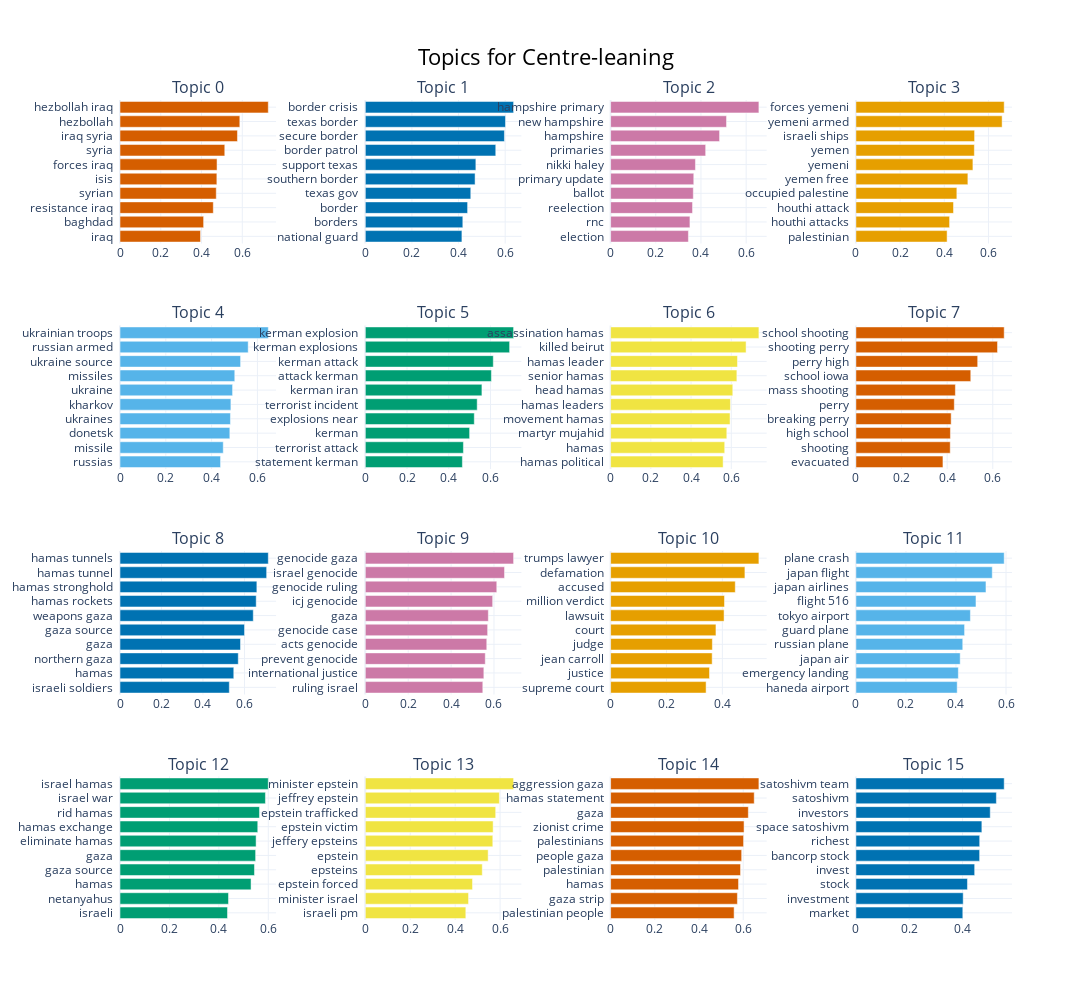

The notebook cell saved with this chart:
### Code cell
topic_model.visualize_barchart(top_n_topics = 16, n_words = 20, title = "Topics for Centre-leaning", height = 250, width = 350)

### Figure 1 — Plotly figure (JSON) as saved in the notebook; plotly's stock layout.template omitted (floating-point values rounded to 4 significant figures)
{"data": [{"marker": {"color": "#D55E00"}, "orientation": "h", "type": "bar", "x": [0.3951, 0.4103, 0.4578, 0.4723, 0.4753, 0.4761, 0.5141, 0.5763, 0.5879, 0.7276], "xaxis": "x", "y": ["iraq  ", "baghdad  ", "resistance iraq  ", "syrian  ", "isis  ", "forces iraq  ", "syria  ", "iraq syria  ", "hezbollah  ", "hezbollah iraq  "], "yaxis": "y"}, {"marker": {"color": "#0072B2"}, "orientation": "h", "type": "bar", "x": [0.4144, 0.4183, 0.4388, 0.4524, 0.4709, 0.4743, 0.5596, 0.5968, 0.6014, 0.6361], "xaxis": "x2", "y": ["national guard  ", "borders  ", "border  ", "texas gov  ", "southern border  ", "support texas  ", "border patrol  ", "secure border  ", "texas border  ", "border crisis  "], "yaxis": "y2"}, {"marker": {"color": "#CC79A7"}, "orientation": "h", "type": "bar", "x": [0.3444, 0.3512, 0.3627, 0.3662, 0.3682, 0.3755, 0.4209, 0.4824, 0.5132, 0.6565], "xaxis": "x3", "y": ["election  ", "rnc  ", "reelection  ", "ballot  ", "primary update  ", "nikki haley  ", "primaries  ", "hampshire  ", "new hampshire  ", "hampshire primary  "], "yaxis": "y3"}, {"marker": {"color": "#E69F00"}, "orientation": "h", "type": "bar", "x": [0.4128, 0.4241, 0.4418, 0.457, 0.5069, 0.5296, 0.5362, 0.5373, 0.6619, 0.6713], "xaxis": "x4", "y": ["palestinian  ", "houthi attacks  ", "houthi attack  ", "occupied palestine  ", "yemen free  ", "yemeni  ", "yemen  ", "israeli ships  ", "yemeni armed  ", "forces yemeni  "], "yaxis": "y4"}, {"marker": {"color": "#56B4E9"}, "orientation": "h", "type": "bar", "x": [0.4391, 0.4508, 0.4796, 0.4823, 0.4842, 0.4915, 0.5012, 0.5265, 0.5597, 0.6475], "xaxis": "x5", "y": ["russias  ", "missile  ", "donetsk  ", "ukraines  ", "kharkov  ", "ukraine  ", "missiles  ", "ukraine source  ", "russian armed  ", "ukrainian troops  "], "yaxis": "y5"}, {"marker": {"color": "#009E73"}, "orientation": "h", "type": "bar", "x": [0.4653, 0.4702, 0.4999, 0.5224, 0.5362, 0.5589, 0.6043, 0.6134, 0.6915, 0.7107], "xaxis": "x6", "y": ["statement kerman  ", "terrorist attack  ", "kerman  ", "explosions near  ", "terrorist incident  ", "kerman iran  ", "attack kerman  ", "kerman attack  ", "kerman explosions  ", "kerman explosion  "], "yaxis": "y6"}, {"marker": {"color": "#F0E442"}, "orientation": "h", "type": "bar", "x": [0.5595, 0.5674, 0.5778, 0.5939, 0.5958, 0.6075, 0.6278, 0.6309, 0.6736, 0.7373], "xaxis": "x7", "y": ["hamas political  ", "hamas  ", "martyr mujahid  ", "movement hamas  ", "hamas leaders  ", "head hamas  ", "senior hamas  ", "hamas leader  ", "killed beirut  ", "assassination hamas  "], "yaxis": "y7"}, {"marker": {"color": "#D55E00"}, "orientation": "h", "type": "bar", "x": [0.3816, 0.4135, 0.4144, 0.4177, 0.4314, 0.4361, 0.5036, 0.5339, 0.6209, 0.6501], "xaxis": "x8", "y": ["evacuated  ", "shooting  ", "high school  ", "breaking perry  ", "perry  ", "mass shooting  ", "school iowa  ", "perry high  ", "shooting perry  ", "school shooting  "], "yaxis": "y8"}, {"marker": {"color": "#0072B2"}, "orientation": "h", "type": "bar", "x": [0.527, 0.5485, 0.5702, 0.581, 0.6003, 0.6426, 0.6567, 0.6598, 0.707, 0.7149], "xaxis": "x9", "y": ["israeli soldiers  ", "hamas  ", "northern gaza  ", "gaza  ", "gaza source  ", "weapons gaza  ", "hamas rockets  ", "hamas stronghold  ", "hamas tunnel  ", "hamas tunnels  "], "yaxis": "y9"}, {"marker": {"color": "#CC79A7"}, "orientation": "h", "type": "bar", "x": [0.5478, 0.5527, 0.5593, 0.5663, 0.5704, 0.5736, 0.5938, 0.613, 0.6491, 0.6914], "xaxis": "x10", "y": ["ruling israel  ", "international justice  ", "prevent genocide  ", "acts genocide  ", "genocide case  ", "gaza  ", "icj genocide  ", "genocide ruling  ", "israel genocide  ", "genocide gaza  "], "yaxis": "y10"}, {"marker": {"color": "#E69F00"}, "orientation": "h", "type": "bar", "x": [0.3418, 0.354, 0.3635, 0.3642, 0.377, 0.4061, 0.4076, 0.4462, 0.4807, 0.5307], "xaxis": "x11", "y": ["supreme court  ", "justice  ", "jean carroll  ", "judge  ", "court  ", "lawsuit  ", "million verdict  ", "accused  ", "defamation  ", "trumps lawyer  "], "yaxis": "y11"}, {"marker": {"color": "#56B4E9"}, "orientation": "h", "type": "bar", "x": [0.4048, 0.4094, 0.4168, 0.427, 0.4344, 0.4576, 0.4799, 0.5198, 0.545, 0.5927], "xaxis": "x12", "y": ["haneda airport  ", "emergency landing  ", "japan air  ", "russian plane  ", "guard plane  ", "tokyo airport  ", "flight 516  ", "japan airlines  ", "japan flight  ", "plane crash  "], "yaxis": "y12"}, {"marker": {"color": "#009E73"}, "orientation": "h", "type": "bar", "x": [0.435, 0.439, 0.5302, 0.5441, 0.5488, 0.5507, 0.5574, 0.5644, 0.5884, 0.6], "xaxis": "x13", "y": ["israeli  ", "netanyahus  ", "hamas  ", "gaza source  ", "gaza  ", "eliminate hamas  ", "hamas exchange  ", "rid hamas  ", "israel war  ", "israel hamas  "], "yaxis": "y13"}, {"marker": {"color": "#F0E442"}, "orientation": "h", "type": "bar", "x": [0.4474, 0.4595, 0.4772, 0.5206, 0.5468, 0.5675, 0.569, 0.5803, 0.5967, 0.66], "xaxis": "x14", "y": ["israeli pm  ", "minister israel  ", "epstein forced  ", "epsteins  ", "epstein  ", "jeffery epsteins  ", "epstein victim  ", "epstein trafficked  ", "jeffrey epstein  ", "minister epstein  "], "yaxis": "y14"}, {"marker": {"color": "#D55E00"}, "orientation": "h", "type": "bar", "x": [0.5588, 0.5736, 0.5787, 0.5878, 0.5929, 0.6015, 0.6037, 0.6231, 0.6497, 0.6708], "xaxis": "x15", "y": ["palestinian people  ", "gaza strip  ", "hamas  ", "palestinian  ", "people gaza  ", "palestinians  ", "zionist crime  ", "gaza  ", "hamas statement  ", "aggression gaza  "], "yaxis": "y15"}, {"marker": {"color": "#0072B2"}, "orientation": "h", "type": "bar", "x": [0.4011, 0.4026, 0.4186, 0.4457, 0.4642, 0.4645, 0.4726, 0.5041, 0.5271, 0.5564], "xaxis": "x16", "y": ["market  ", "investment  ", "stock  ", "invest  ", "bancorp stock  ", "richest  ", "space satoshivm  ", "investors  ", "satoshivm  ", "satoshivm team  "], "yaxis": "y16"}], "layout": {"annotations": [{"font": {"size": 16}, "showarrow": false, "text": "Topic 0", "x": 0.0875, "xanchor": "center", "xref": "paper", "y": 1, "yanchor": "bottom", "yref": "paper"}, {"font": {"size": 16}, "showarrow": false, "text": "Topic 1", "x": 0.3625, "xanchor": "center", "xref": "paper", "y": 1, "yanchor": "bottom", "yref": "paper"}, {"font": {"size": 16}, "showarrow": false, "text": "Topic 2", "x": 0.6375, "xanchor": "center", "xref": "paper", "y": 1, "yanchor": "bottom", "yref": "paper"}, {"font": {"size": 16}, "showarrow": false, "text": "Topic 3", "x": 0.9125, "xanchor": "center", "xref": "paper", "y": 1, "yanchor": "bottom", "yref": "paper"}, {"font": {"size": 16}, "showarrow": false, "text": "Topic 4", "x": 0.0875, "xanchor": "center", "xref": "paper", "y": 0.725, "yanchor": "bottom", "yref": "paper"}, {"font": {"size": 16}, "showarrow": false, "text": "Topic 5", "x": 0.3625, "xanchor": "center", "xref": "paper", "y": 0.725, "yanchor": "bottom", "yref": "paper"}, {"font": {"size": 16}, "showarrow": false, "text": "Topic 6", "x": 0.6375, "xanchor": "center", "xref": "paper", "y": 0.725, "yanchor": "bottom", "yref": "paper"}, {"font": {"size": 16}, "showarrow": false, "text": "Topic 7", "x": 0.9125, "xanchor": "center", "xref": "paper", "y": 0.725, "yanchor": "bottom", "yref": "paper"}, {"font": {"size": 16}, "showarrow": false, "text": "Topic 8", "x": 0.0875, "xanchor": "center", "xref": "paper", "y": 0.45, "yanchor": "bottom", "yref": "paper"}, {"font": {"size": 16}, "showarrow": false, "text": "Topic 9", "x": 0.3625, "xanchor": "center", "xref": "paper", "y": 0.45, "yanchor": "bottom", "yref": "paper"}, {"font": {"size": 16}, "showarrow": false, "text": "Topic 10", "x": 0.6375, "xanchor": "center", "xref": "paper", "y": 0.45, "yanchor": "bottom", "yref": "paper"}, {"font": {"size": 16}, "showarrow": false, "text": "Topic 11", "x": 0.9125, "xanchor": "center", "xref": "paper", "y": 0.45, "yanchor": "bottom", "yref": "paper"}, {"font": {"size": 16}, "showarrow": false, "text": "Topic 12", "x": 0.0875, "xanchor": "center", "xref": "paper", "y": 0.175, "yanchor": "bottom", "yref": "paper"}, {"font": {"size": 16}, "showarrow": false, "text": "Topic 13", "x": 0.3625, "xanchor": "center", "xref": "paper", "y": 0.175, "yanchor": "bottom", "yref": "paper"}, {"font": {"size": 16}, "showarrow": false, "text": "Topic 14", "x": 0.6375, "xanchor": "center", "xref": "paper", "y": 0.175, "yanchor": "bottom", "yref": "paper"}, {"font": {"size": 16}, "showarrow": false, "text": "Topic 15", "x": 0.9125, "xanchor": "center", "xref": "paper", "y": 0.175, "yanchor": "bottom", "yref": "paper"}], "height": 1000, "hoverlabel": {"bgcolor": "white", "font": {"family": "Rockwell", "size": 16}}, "showlegend": false, "title": {"font": {"color": "Black", "size": 22}, "text": "Topics for Centre-leaning", "x": 0.5, "xanchor": "center", "yanchor": "top"}, "width": 1400, "xaxis": {"anchor": "y", "domain": [0, 0.175], "showgrid": true}, "xaxis10": {"anchor": "y10", "domain": [0.275, 0.45], "showgrid": true}, "xaxis11": {"anchor": "y11", "domain": [0.55, 0.725], "showgrid": true}, "xaxis12": {"anchor": "y12", "domain": [0.825, 1], "showgrid": true}, "xaxis13": {"anchor": "y13", "domain": [0, 0.175], "showgrid": true}, "xaxis14": {"anchor": "y14", "domain": [0.275, 0.45], "showgrid": true}, "xaxis15": {"anchor": "y15", "domain": [0.55, 0.725], "showgrid": true}, "xaxis16": {"anchor": "y16", "domain": [0.825, 1], "showgrid": true}, "xaxis2": {"anchor": "y2", "domain": [0.275, 0.45], "showgrid": true}, "xaxis3": {"anchor": "y3", "domain": [0.55, 0.725], "showgrid": true}, "xaxis4": {"anchor": "y4", "domain": [0.825, 1], "showgrid": true}, "xaxis5": {"anchor": "y5", "domain": [0, 0.175], "showgrid": true}, "xaxis6": {"anchor": "y6", "domain": [0.275, 0.45], "showgrid": true}, "xaxis7": {"anchor": "y7", "domain": [0.55, 0.725], "showgrid": true}, "xaxis8": {"anchor": "y8", "domain": [0.825, 1], "showgrid": true}, "xaxis9": {"anchor": "y9", "domain": [0, 0.175], "showgrid": true}, "yaxis": {"anchor": "x", "domain": [0.825, 1], "showgrid": true}, "yaxis10": {"anchor": "x10", "domain": [0.275, 0.45], "showgrid": true}, "yaxis11": {"anchor": "x11", "domain": [0.275, 0.45], "showgrid": true}, "yaxis12": {"anchor": "x12", "domain": [0.275, 0.45], "showgrid": true}, "yaxis13": {"anchor": "x13", "domain": [0, 0.175], "showgrid": true}, "yaxis14": {"anchor": "x14", "domain": [0, 0.175], "showgrid": true}, "yaxis15": {"anchor": "x15", "domain": [0, 0.175], "showgrid": true}, "yaxis16": {"anchor": "x16", "domain": [0, 0.175], "showgrid": true}, "yaxis2": {"anchor": "x2", "domain": [0.825, 1], "showgrid": true}, "yaxis3": {"anchor": "x3", "domain": [0.825, 1], "showgrid": true}, "yaxis4": {"anchor": "x4", "domain": [0.825, 1], "showgrid": true}, "yaxis5": {"anchor": "x5", "domain": [0.55, 0.725], "showgrid": true}, "yaxis6": {"anchor": "x6", "domain": [0.55, 0.725], "showgrid": true}, "yaxis7": {"anchor": "x7", "domain": [0.55, 0.725], "showgrid": true}, "yaxis8": {"anchor": "x8", "domain": [0.55, 0.725], "showgrid": true}, "yaxis9": {"anchor": "x9", "domain": [0.275, 0.45], "showgrid": true}}}
